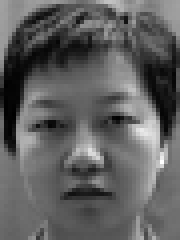
#> input picture Class/img2/data train/Gender database/train/f22.png, 45 x 60 px (shown 4 times larger)
$ python 'Class Week 10 Neural Netword 2.py'
#> lines starting #> are read from the running program, lines starting #| are printed output that depends on the picture
# library
import pickle
import cv2 as cv
import numpy as np
import matplotlib.pyplot as plt

from pathlib import Path
from sklearn import metrics
from sklearn.metrics import ConfusionMatrixDisplay
from sklearn.neural_network import MLPClassifier

#*******************************************************************************************************#
# 1.Image size 45x60 -> 1x2700 X_train = 120 x 2700                                                     #
# 2.Number of image:120                                                                                 #
# 3.labels filename[0] -> 'f'->0 : kết quả female -> Y_train =(1x120) 1 kết quả trong 120 phần tử       #
#                      -> 'm'->1 : kết quả male                                                         #
#       1                 2                  3                  4              5              6         #
# 4. LOAD IMAGE ---> PREPEROCESSOR ----> NORMALIZE[0,1] -----> RESHAPE ------> STACK -----> X_TRAIN     #
# 5. LOAD IMAGE ---> PREPEROCESSOR ----> NORMALIZE[0,1] -----> RESHAPE ------> STACK -----> X_Test      #
#                                                                                                       #
#*******************************************************************************************************#

#Get file list
img_folder = Path('img2/data train/Gender database')

test_folder=img_folder/'test'
train_folder= img_folder/'train'

train_images=list(train_folder.glob('*.png'))
test_images=list(test_folder.glob('*.png'))

    #glob tìm hàm theo wild card .png: nó sẽ tìm tất cả flie png
    #print(train_images)
    #Prepare training data

num_images=len(train_images)#-> để vào vòng for
num_images_test=len(test_images)
# Create Traing Data
X_train = np.empty((0,2700),dtype=float)
Y_train = np.empty(num_images,dtype=np.uint8)

#************************************************************************************************************************************************************************#

for i in range(num_images):
    # Get filepath -> đọc đc ảnh thì phải cvt sang dạng string
    img_path = str(train_images[i])
    #-1. Load images as gray
    img= cv.imread(img_path,cv.IMREAD_COLOR)
#> img is the input picture: shape (60, 45, 3); min 0, max 255, mean 95.6
    img= cv.cvtColor(img,cv.COLOR_BGR2GRAY)
#> img: shape (60, 45)

    #-2. Preprocess

    #-3. Normalize
    img= img.astype(float)
    cv.normalize(img,img,0,1.0,cv.NORM_MINMAX) #src = ảnh đầu vào , dst ảnh đầu ra và dùng số thức (giá trị từng pixel/max)

    #-4. Reshape -> vector hàng
    img= np.reshape(img,(1,2700))

    #-5. Stack
    X_train = np.vstack((X_train,img))

    #-6. Create Labels
    if train_images[i].stem[0] == 'f':   #stem trả về tên file
        Y_train[i] = 0
    #if train_images[i].stem[0] == 'male':
    else:
        Y_train[i] = 1
    #---------------------------------------------------------------------------------------------------------------------------#

#************************************************************************************************************************************************************************#

# Create Test Data
X_test = np.empty((0,2700),dtype=float)
Y_test = np.empty(num_images_test,dtype=np.uint8)

for i in range(num_images_test):
    # Get filepath -> đọc đc ảnh thì phải cvt sang dạng string
    img_path = str(test_images[i])
    #-1. Load images as gray
    img2= cv.imread(img_path,cv.IMREAD_COLOR)
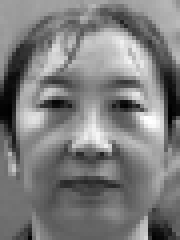
#> input picture Class/img2/data train/Gender database/test/f1.png, 45 x 60 px (shown 4 times larger)
#> img2 is the input picture: shape (60, 45, 3); min 0, max 255, mean 124.9
    img2= cv.cvtColor(img2,cv.COLOR_BGR2GRAY)
#> img2: shape (60, 45)

    #-2. Preprocess

    #-3. Normalize
    img2= img2.astype(float)
    cv.normalize(img2,img2,0,1.0,cv.NORM_MINMAX) #src = ảnh đầu vào , dst ảnh đầu ra và dùng số thức (giá trị từng pixel/max)

    #-4. Reshape -> vector hàng
    img2= np.reshape(img2,(1,2700))

    #-5. Stack
    X_test = np.vstack((X_test,img2))

    #-6. Create Labels
    if test_images[i].stem[0] == 'f':   #stem trả về tên file
        Y_test[i] = 0
    #if train_images[i].stem[0] == 'male':
    else:
        Y_test[i] = 1
    #---------------------------------------------------------------------------------------------------------------------------#

#************************************************************************************************************************************************************************#

#Creat NN model and train
mlp = MLPClassifier(hidden_layer_sizes=(20,20),max_iter=300)
model=mlp.fit(X_train,Y_train)

#Testing model
y_predict = model.predict(X_test)
#> y_predict = [0]
print('Accuracy is: ',metrics.accuracy_score(Y_test,y_predict))
#| Accuracy is:  1.0

#Display model
ConfusionMatrixDisplay.from_estimator(model,X_train,Y_train)
ConfusionMatrixDisplay.from_estimator(model,X_test,Y_test)
plt.show()
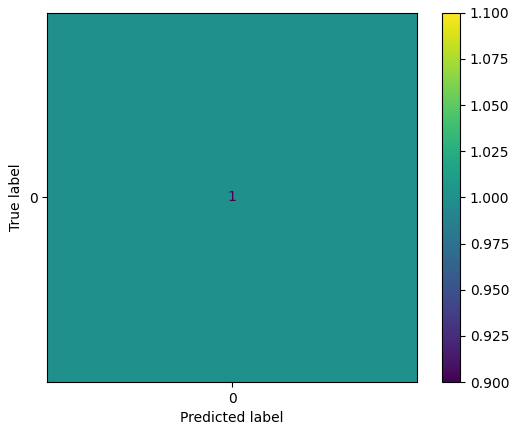
#> figure drawn by matplotlib, 2 panels

#Save model
filename='Gender Identified.sav'
pickle.dump(model,open(filename,'wb'))
